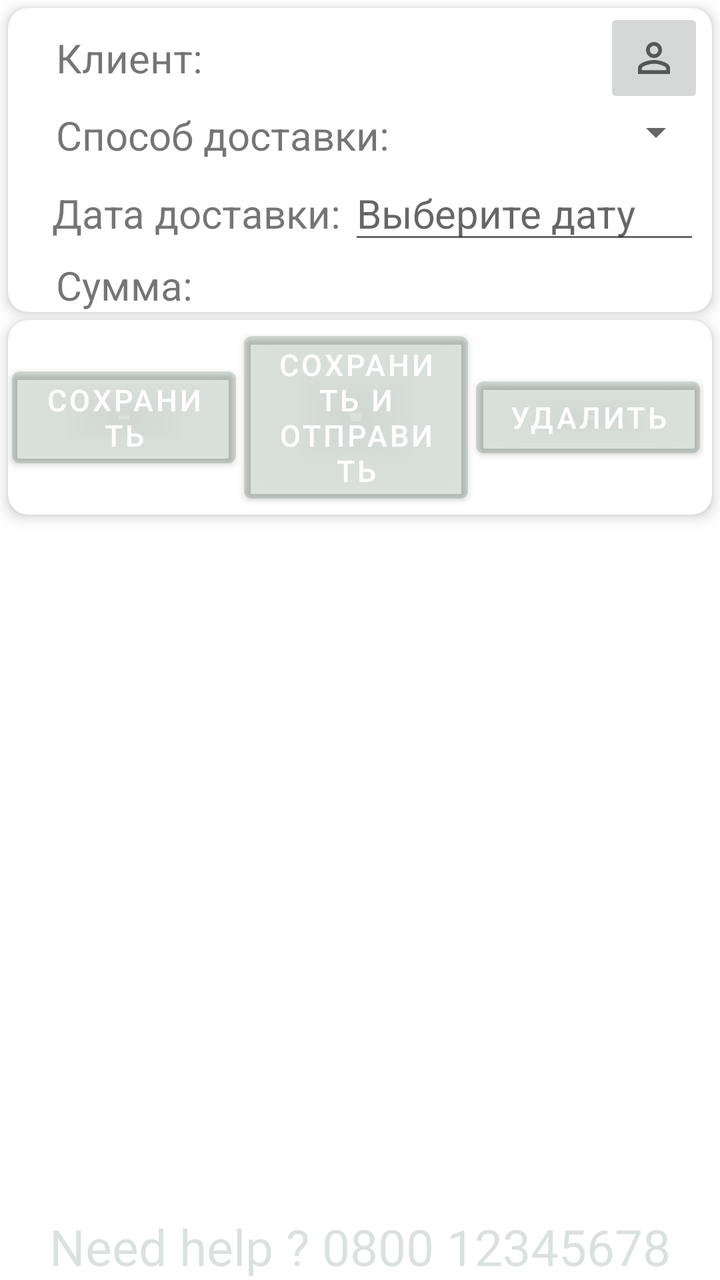
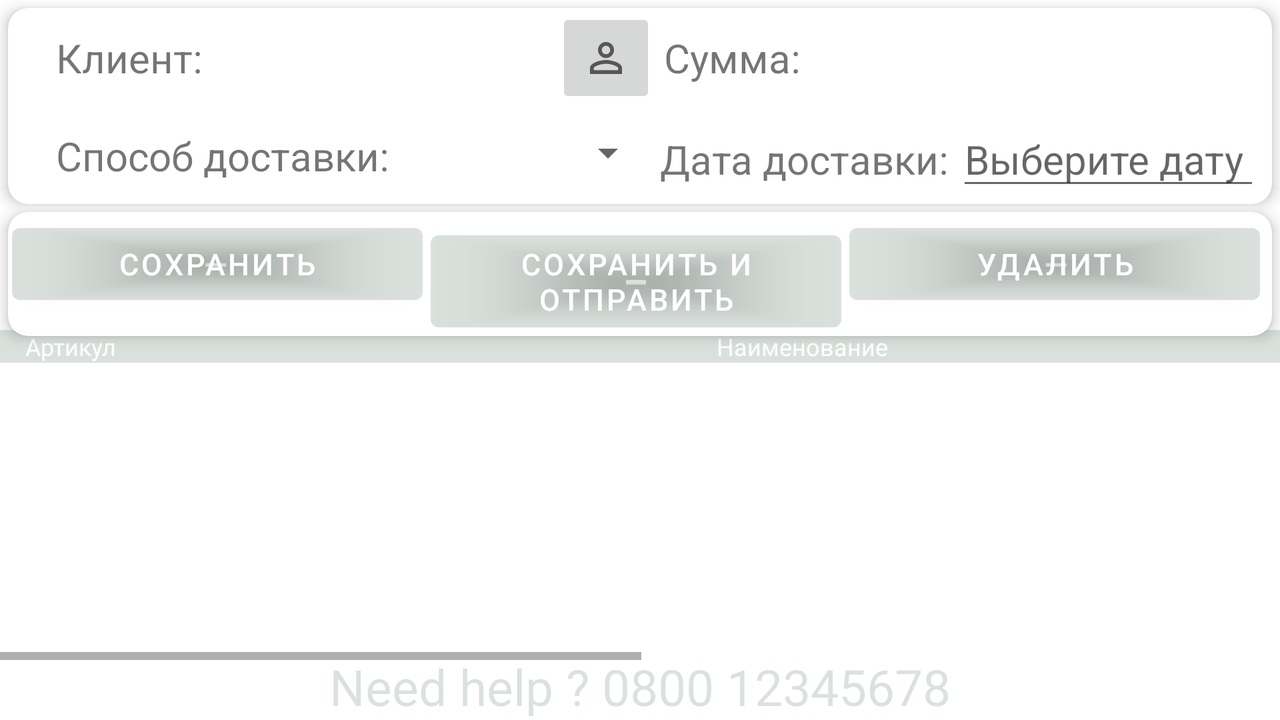

Two renders of one Android screen. The first uses the default layout on a phone; the second uses the alternative layout the repository ships for a different screen configuration, on a matching device. The two XML files are below.
<!-- AndroidManifest.xml: application theme Theme.GrandInstrument -->
<!-- res/layout/activity_cart.xml -->
<?xml version="1.0" encoding="utf-8"?>
<androidx.constraintlayout.widget.ConstraintLayout xmlns:android="http://schemas.android.com/apk/res/android"
    xmlns:app="http://schemas.android.com/apk/res-auto"
    xmlns:tools="http://schemas.android.com/tools"
    android:id="@+id/clCart"
    android:layout_width="match_parent"
    android:layout_height="match_parent"
    tools:context=".CartActivity">


    <androidx.cardview.widget.CardView
        android:id="@+id/cvOrderHeader"
        android:layout_width="match_parent"
        android:layout_height="wrap_content"
        android:layout_margin="4dp"
        android:layout_weight="1"
        app:cardCornerRadius="10dp"
        app:cardElevation="4dp"
        app:layout_constraintEnd_toEndOf="parent"
        app:layout_constraintStart_toStartOf="parent"
        app:layout_constraintTop_toTopOf="parent">

        <LinearLayout
            android:layout_width="match_parent"
            android:layout_height="wrap_content"
            android:layout_marginRight="4dp"
            android:focusable="true"
            android:focusableInTouchMode="true"
            android:orientation="vertical"
            app:layout_constraintStart_toStartOf="parent">

            <LinearLayout
                android:layout_width="match_parent"
                android:layout_height="match_parent"
                android:orientation="horizontal">

                <LinearLayout
                    android:layout_width="match_parent"
                    android:layout_height="wrap_content"
                    android:layout_marginLeft="20dp"
                    android:layout_weight="1"
                    android:orientation="vertical">


                    <LinearLayout
                        android:id="@+id/linearLayout3"
                        android:layout_width="match_parent"
                        android:layout_height="wrap_content"
                        android:orientation="horizontal"
                        app:layout_constraintBottom_toTopOf="@+id/linearLayout4"
                        app:layout_constraintEnd_toEndOf="parent"
                        app:layout_constraintStart_toStartOf="parent"
                        app:layout_constraintTop_toTopOf="parent">

                        <TextView
                            android:layout_width="90dp"
                            android:layout_height="wrap_content"
                            android:layout_marginLeft="4dp"
                            android:layout_gravity="center"
                            android:text="Клиент:"
                            android:textSize="20sp" />
                        <TextView
                            android:id="@+id/tv_codeClient"
                            android:layout_marginLeft="2dp"
                            android:layout_weight="2"
                            android:textSize="20sp"
                            android:textStyle="bold"
                            android:layout_gravity="center"
                            android:layout_width="match_parent"
                            android:layout_height="wrap_content"/>

                        <TextView
                            android:id="@+id/etClient"
                            android:layout_width="match_parent"
                            android:layout_height="wrap_content"
                            android:layout_marginLeft="4dp"
                            android:layout_weight="1"
                            android:focusable="auto"
                            android:inputType="none"
                            android:clickable="false"
                            android:layout_gravity="center"
                            android:textStyle="bold"
                            android:minWidth="100dp"
                            android:textSize="20sp" />

                        <ImageButton
                            android:id="@+id/ibSelectClient"
                            android:src="@drawable/ic_baseline_select_client_24"
                            android:layout_width="50dp"
                            android:layout_height="50dp"
                            android:contentDescription="Выбор клиента.." />

                    </LinearLayout>

                    <LinearLayout
                        android:id="@+id/linearLayout4"
                        android:layout_width="match_parent"
                        android:layout_height="wrap_content"
                        android:orientation="horizontal"
                        app:layout_constraintBottom_toTopOf="@+id/linearLayout5"
                        app:layout_constraintEnd_toEndOf="parent"
                        app:layout_constraintStart_toStartOf="parent"
                        app:layout_constraintTop_toBottomOf="@+id/linearLayout3">

                        <TextView
                            android:layout_width="wrap_content"
                            android:layout_height="wrap_content"
                            android:layout_marginLeft="4dp"
                            android:text="Способ доставки:"
                            android:textSize="20sp" />

                        <Spinner
                            android:id="@+id/sTypeOfShipment"
                            android:layout_width="match_parent"
                            android:layout_height="wrap_content"
                            android:layout_marginLeft="4dp"
                            android:layout_weight="1"
                            android:focusable="auto"
                            android:textStyle="bold"
                            android:imeOptions="actionDone"
                            android:inputType="text"
                            android:minWidth="100dp"
                            android:textSize="20sp" />

                    </LinearLayout>
                    <LinearLayout
                        android:id="@+id/linearLayout6"
                        android:layout_width="match_parent"
                        android:layout_height="wrap_content"
                        android:orientation="horizontal">

                        <TextView
                            android:layout_marginLeft="2dp"
                            android:text="Дата доставки:"
                            android:textSize="20sp"
                            android:layout_margin="2dp"
                            android:layout_width="wrap_content"
                            android:layout_height="wrap_content"/>

                        <EditText
                            android:id="@+id/etDateOfDelivery"
                            android:hint="Выберите дату"
                            android:layout_margin="2dp"
                            android:layout_width="match_parent"
                            android:layout_height="wrap_content"
                            android:textSize="20sp"
                            android:focusableInTouchMode="true"
                            android:cursorVisible="false"
                            android:focusable="false"/>


                    </LinearLayout>

                    <LinearLayout
                        android:id="@+id/linearLayout5"
                        android:layout_width="match_parent"
                        android:layout_height="wrap_content"
                        android:orientation="horizontal"
                        app:layout_constraintBottom_toBottomOf="parent"
                        app:layout_constraintEnd_toEndOf="parent"
                        app:layout_constraintStart_toStartOf="parent"
                        app:layout_constraintTop_toBottomOf="@+id/linearLayout4">

                        <TextView
                            android:layout_width="90dp"
                            android:layout_height="wrap_content"
                            android:layout_marginLeft="4dp"
                            android:text="Сумма:"
                            android:textSize="20sp" />

                        <TextView
                            android:id="@+id/etSum"
                            android:layout_width="wrap_content"
                            android:layout_height="wrap_content"
                            android:layout_marginLeft="4dp"
                            android:layout_weight="1"
                            android:focusable="auto"
                            android:minWidth="80dp"
                            android:textSize="20sp"
                            android:textStyle="bold" />
                    </LinearLayout>

                </LinearLayout>

            </LinearLayout>


        </LinearLayout>

    </androidx.cardview.widget.CardView>

    <androidx.cardview.widget.CardView
        android:id="@+id/cvOrderButton"
        android:layout_width="match_parent"
        android:layout_height="wrap_content"
        android:layout_margin="4dp"
        android:layout_weight="1"
        app:cardCornerRadius="10dp"
        app:cardElevation="4dp"
        app:layout_constraintEnd_toEndOf="parent"
        app:layout_constraintStart_toStartOf="parent"
        app:layout_constraintTop_toBottomOf="@id/cvOrderHeader">

        <LinearLayout
            android:layout_width="match_parent"
            android:layout_height="wrap_content"
            android:layout_marginRight="4dp"
            android:focusable="true"
            android:focusableInTouchMode="true"
            android:orientation="horizontal"
            app:layout_constraintStart_toStartOf="parent">

            <Button
                android:layout_gravity="center_vertical"
                android:id="@+id/btSave"
                android:text="Сохранить"
                android:textSize="15sp"
                android:onClick="btSaveOnClick"
                android:layout_weight="1"
                android:layout_margin="2dp"
                android:layout_width="match_parent"
                android:layout_height="wrap_content"/>
            <Button
                android:layout_gravity="center_vertical"
                android:id="@+id/btSaveAndSend"
                android:text="Сохранить и отправить"
                android:textSize="15sp"
                android:onClick="btSaveOnClick"
                android:layout_weight="1"
                android:layout_margin="2dp"
                android:layout_width="match_parent"
                android:layout_height="wrap_content"/>
            <Button
                android:layout_gravity="center_vertical"
                android:id="@+id/btDelete"
                android:text="Удалить"
                android:textSize="15sp"
                android:onClick="btDeleteOnClick"
                android:layout_weight="1"
                android:layout_margin="2dp"
                android:layout_width="match_parent"
                android:layout_height="wrap_content"/>




        </LinearLayout>

    </androidx.cardview.widget.CardView>


    <androidx.recyclerview.widget.RecyclerView
        android:id="@+id/order_rv"


        android:layout_width="match_parent"
        android:layout_height="match_parent"
        android:layout_marginTop="225dp"
        android:layout_marginBottom="40dp"
        app:layout_constraintBottom_toTopOf="@+id/tv_Phone"
        app:layout_constraintEnd_toEndOf="parent"
        app:layout_constraintHorizontal_bias="0.0"
        app:layout_constraintStart_toStartOf="parent"
        app:layout_constraintTop_toBottomOf="@+id/cardView"
        app:layout_constraintVertical_bias="0.0">

    </androidx.recyclerview.widget.RecyclerView>

    <TextView
        android:id="@+id/tv_Phone"
        android:layout_width="match_parent"
        android:layout_height="wrap_content"
        android:gravity="center_horizontal"
        android:text="@string/maintenance_phone"
        android:textColor="@color/grand_color"
        android:textSize="25sp"
        app:layout_constraintBottom_toBottomOf="@+id/clCart" />
</androidx.constraintlayout.widget.ConstraintLayout>
<!-- resources referenced by this layout -->
<resources>
  <color name="grand_color">#2503321A</color>
  <!-- drawable ic_baseline_select_client_24 (drawable) -->
  <vector android:height="24dp"
      android:tint="?attr/colorControlNormal"
      android:viewportHeight="24" android:viewportWidth="24"
      android:width="24dp" xmlns:android="http://schemas.android.com/apk/res/android">
      <path android:fillColor="@android:color/white" android:pathData="M12,5.9c1.16,0 2.1,0.94 2.1,2.1s-0.94,2.1 -2.1,2.1S9.9,9.16 9.9,8s0.94,-2.1 2.1,-2.1m0,9c2.97,0 6.1,1.46 6.1,2.1v1.1L5.9,18.1L5.9,17c0,-0.64 3.13,-2.1 6.1,-2.1M12,4C9.79,4 8,5.79 8,8s1.79,4 4,4 4,-1.79 4,-4 -1.79,-4 -4,-4zM12,13c-2.67,0 -8,1.34 -8,4v3h16v-3c0,-2.66 -5.33,-4 -8,-4z"/>
  </vector>
  <string name="maintenance_phone">Need help ?  0800 12345678</string>
  <style name="Theme.GrandInstrument" parent="Theme.MaterialComponents.DayNight.DarkActionBar">
          
          <item name="colorPrimary">@color/grand_color</item>
          <item name="colorPrimaryVariant">@color/purple_700</item>
          <item name="colorOnPrimary">@color/white</item>
          
          <item name="colorSecondary">@color/teal_200</item>
          <item name="colorSecondaryVariant">@color/teal_700</item>
          <item name="colorOnSecondary">@color/black</item>
          
          <item name="android:statusBarColor" tools:targetApi="l">?attr/colorPrimaryVariant</item>
          
      </style>
  <color name="purple_700">#FF3700B3</color>
  <color name="white">#FFFFFFFF</color>
  <color name="teal_200">#FF03DAC5</color>
  <color name="teal_700">#FF018786</color>
  <color name="black">#FF000000</color>
</resources>
<!-- res/layout-land/activity_cart.xml (the repository's variant of the layout above) -->
<!-- drawn on the phone turned sideways -->
<?xml version="1.0" encoding="utf-8"?>
<androidx.constraintlayout.widget.ConstraintLayout xmlns:android="http://schemas.android.com/apk/res/android"
    xmlns:app="http://schemas.android.com/apk/res-auto"
    xmlns:tools="http://schemas.android.com/tools"
    android:id="@+id/clCart"
    android:layout_width="match_parent"
    android:layout_height="match_parent"
    tools:context=".CartActivity">


    <androidx.cardview.widget.CardView
        android:id="@+id/cvOrderHeader"
        android:layout_width="match_parent"
        android:layout_height="wrap_content"
        android:layout_margin="4dp"
        android:layout_weight="1"
        app:cardCornerRadius="10dp"
        app:cardElevation="4dp"
        app:layout_constraintEnd_toEndOf="parent"
        app:layout_constraintStart_toStartOf="parent"
        app:layout_constraintTop_toTopOf="parent">

        <LinearLayout
            android:layout_width="match_parent"
            android:layout_height="wrap_content"
            android:layout_marginRight="4dp"
            android:focusable="true"
            android:focusableInTouchMode="true"
            android:orientation="horizontal"
            app:layout_constraintStart_toStartOf="parent">

            <LinearLayout
                android:layout_width="match_parent"
                android:layout_height="match_parent"
                android:orientation="vertical">

                <LinearLayout
                    android:layout_width="match_parent"
                    android:layout_height="wrap_content"
                    android:layout_marginLeft="20dp"
                    android:layout_weight="1"
                    android:orientation="horizontal">


                    <LinearLayout
                        android:id="@+id/linearLayout3"
                        android:layout_width="match_parent"
                        android:layout_height="wrap_content"
                        android:orientation="horizontal"
                        android:layout_gravity="center_vertical|center_horizontal"
                        android:layout_weight="1">

                        <TextView
                            android:layout_width="90dp"
                            android:layout_height="wrap_content"
                            android:layout_marginLeft="4dp"
                            android:layout_gravity="center"
                            android:text="Клиент:"
                            android:textSize="20sp"
                            android:textStyle="normal" />
                        <TextView
                            android:id="@+id/tv_codeClient"
                            android:layout_marginLeft="2dp"
                            android:layout_weight="2"
                            android:textSize="20sp"
                            android:textStyle="bold"
                            android:layout_gravity="center"
                            android:layout_width="match_parent"
                            android:layout_height="wrap_content"/>

                        <TextView
                            android:id="@+id/etClient"
                            android:layout_width="match_parent"
                            android:layout_height="wrap_content"
                            android:layout_marginLeft="4dp"
                            android:layout_gravity="center"
                            android:layout_weight="1"
                            android:focusable="auto"
                            android:inputType="none"
                            android:textStyle="bold"
                            android:clickable="false"
                            android:minWidth="100dp"
                            android:textSize="20sp" />
                        <ImageButton
                            android:id="@+id/ibSelectClient"
                            android:src="@drawable/ic_baseline_select_client_24"
                            android:layout_width="50dp"
                            android:layout_height="50dp"
                            android:contentDescription="Выбор клиента.." />

                    </LinearLayout>

                    <LinearLayout
                        android:id="@+id/linearLayout5"
                        android:layout_width="match_parent"
                        android:layout_height="wrap_content"
                        android:orientation="horizontal"
                        android:layout_gravity="center_vertical|center_horizontal"
                        android:layout_weight="1">

                        <TextView
                            android:layout_width="90dp"
                            android:layout_height="wrap_content"
                            android:layout_marginLeft="4dp"
                            android:text="Сумма:"
                            android:textSize="20sp" />

                        <TextView
                            android:id="@+id/etSum"
                            android:layout_width="wrap_content"
                            android:layout_height="wrap_content"
                            android:layout_marginLeft="4dp"
                            android:layout_weight="1"
                            android:focusable="auto"
                            android:imeOptions="actionDone"
                            android:textStyle="bold"
                            android:inputType="number"
                            android:minWidth="80dp"
                            android:textSize="20sp" />
                    </LinearLayout>

                </LinearLayout>
                <LinearLayout
                    android:layout_width="match_parent"
                    android:layout_height="wrap_content"
                    android:layout_marginLeft="20dp"
                    android:layout_weight="1"
                    android:orientation="horizontal">

                    <LinearLayout
                        android:id="@+id/linearLayout4"
                        android:layout_width="match_parent"
                        android:layout_height="wrap_content"
                        android:orientation="horizontal"
                        android:layout_gravity="center_vertical|center_horizontal"
                        android:layout_weight="1">

                        <TextView
                            android:layout_width="wrap_content"
                            android:layout_height="wrap_content"
                            android:layout_marginLeft="4dp"
                            android:text="Способ доставки:"
                            android:textSize="20sp" />

                        <Spinner
                            android:id="@+id/sTypeOfShipment"
                            android:layout_width="match_parent"
                            android:layout_height="wrap_content"
                            android:layout_marginLeft="4dp"
                            android:layout_weight="1"
                            android:focusable="auto"
                            android:imeOptions="actionDone"
                            android:inputType="text"
                            android:textStyle="bold"
                            android:minWidth="100dp"
                            android:textSize="20sp" />

                    </LinearLayout>

                    <LinearLayout
                        android:id="@+id/linearLayout6"
                        android:layout_width="match_parent"
                        android:layout_height="wrap_content"
                        android:layout_weight="1"
                        android:orientation="horizontal">

                        <TextView
                            android:layout_marginLeft="2dp"
                            android:text="Дата доставки:"
                            android:textSize="20sp"
                            android:layout_margin="2dp"
                            android:layout_width="wrap_content"
                            android:layout_height="wrap_content"/>

                        <EditText
                            android:id="@+id/etDateOfDelivery"
                            android:layout_width="match_parent"
                            android:layout_height="wrap_content"
                            android:layout_margin="2dp"
                            android:cursorVisible="false"
                            android:focusable="false"
                            android:focusableInTouchMode="true"
                            android:hint="Выберите дату"
                            android:textSize="20sp" />


                    </LinearLayout>

                </LinearLayout>

            </LinearLayout>

        </LinearLayout>

    </androidx.cardview.widget.CardView>

    <androidx.cardview.widget.CardView
        android:id="@+id/cvOrderButton"
        android:layout_width="match_parent"
        android:layout_height="wrap_content"
        android:layout_margin="4dp"
        android:layout_weight="1"
        app:cardCornerRadius="10dp"
        app:cardElevation="4dp"
        app:layout_constraintEnd_toEndOf="parent"
        app:layout_constraintStart_toStartOf="parent"
        app:layout_constraintTop_toBottomOf="@id/cvOrderHeader">

        <LinearLayout
            android:layout_width="match_parent"
            android:layout_height="wrap_content"
            android:layout_marginRight="4dp"
            android:focusable="true"
            android:focusableInTouchMode="true"
            android:orientation="horizontal"
            app:layout_constraintStart_toStartOf="parent">

            <Button
                android:id="@+id/btSave"
                android:text="Сохранить"
                android:textSize="15sp"
                android:onClick="btSaveOnClick"
                android:layout_weight="1"
                android:layout_margin="2dp"
                android:layout_width="match_parent"
                android:layout_height="wrap_content"/>
            <Button
                android:id="@+id/btSaveAndSend"
                android:text="Сохранить и отправить"
                android:textSize="15sp"
                android:onClick="btSaveOnClick"
                android:layout_weight="1"
                android:layout_margin="2dp"
                android:layout_width="match_parent"
                android:layout_height="wrap_content"/>
            <Button
                android:id="@+id/btDelete"
                android:text="Удалить"
                android:textSize="15sp"
                android:onClick="btDeleteOnClick"
                android:layout_weight="1"
                android:layout_margin="2dp"
                android:layout_width="match_parent"
                android:layout_height="wrap_content"/>
        </LinearLayout>

    </androidx.cardview.widget.CardView>

    <HorizontalScrollView
        android:layout_width="match_parent"
        android:layout_height="match_parent"
        android:layout_marginTop="160dp"
        android:layout_marginBottom="30dp"
        app:layout_constraintBottom_toBottomOf="parent"
        app:layout_constraintEnd_toEndOf="parent"
        app:layout_constraintStart_toStartOf="parent"
        app:layout_constraintTop_toTopOf="parent">

        <LinearLayout
            android:layout_width="match_parent"
            android:layout_height="match_parent"
            android:orientation="vertical">

            <LinearLayout
                android:layout_width="1278dp"
                android:layout_height="wrap_content"
                android:layout_marginTop="5dp"
                android:orientation="horizontal"
                android:scrollbars="horizontal|vertical"
                app:layout_constraintEnd_toEndOf="parent"
                app:layout_constraintStart_toStartOf="parent"
                app:layout_constraintTop_toTopOf="parent">

                <TextView
                    android:id="@+id/article_tv"
                    android:layout_width="70dp"
                    android:layout_height="wrap_content"
                    android:layout_gravity="center"
                    android:background="@color/grand_color"
                    android:gravity="center"
                    android:text="Артикул"
                    android:textColor="@color/grand_background"
                    android:textSize="12sp"
                    android:textStyle="normal" />

                <TextView
                    android:id="@+id/description_tv"
                    android:layout_width="match_parent"
                    android:layout_height="wrap_content"
                    android:layout_gravity="center"
                    android:layout_weight="1"
                    android:background="@color/grand_color"
                    android:gravity="center"
                    android:paddingLeft="4dp"
                    android:text="Наименование"
                    android:textColor="@color/grand_background"
                    android:textSize="12sp"
                    android:textStyle="normal" />

                <TextView
                    android:id="@+id/brand_tv"
                    android:layout_width="50dp"
                    android:layout_height="wrap_content"
                    android:layout_gravity="center"
                    android:background="@color/grand_color"
                    android:gravity="center"
                    android:text="Бренд"
                    android:textColor="@color/grand_background"
                    android:textSize="12sp"
                    android:textStyle="normal" />

                <TextView
                    android:id="@+id/categories_tv"
                    android:layout_width="100dp"
                    android:layout_height="wrap_content"
                    android:layout_gravity="center"
                    android:background="@color/grand_color"
                    android:gravity="center"
                    android:text="Категория"
                    android:textColor="@color/grand_background"
                    android:textSize="12sp"
                    android:textStyle="normal" />

                <TextView
                    android:id="@+id/price_title_tv"
                    android:layout_width="100dp"
                    android:layout_height="wrap_content"
                    android:layout_gravity="center"
                    android:background="@color/grand_color"
                    android:gravity="center"
                    android:text="Цена"
                    android:textColor="@color/grand_background"
                    android:textSize="12sp"
                    android:textStyle="normal" />

                <TextView
                    android:layout_width="200dp"
                    android:layout_height="wrap_content"
                    android:layout_gravity="center"
                    android:background="@color/grand_color"
                    android:gravity="center"
                    android:text="Количество"
                    android:textColor="@color/grand_background"
                    android:textSize="12sp"
                    android:textStyle="bold" />

                <TextView
                    android:layout_width="100dp"
                    android:layout_height="wrap_content"
                    android:layout_gravity="center"
                    android:background="@color/grand_color"
                    android:gravity="center"
                    android:text="Сумма"
                    android:textColor="@color/grand_background"
                    android:textSize="12sp"
                    android:textStyle="normal" />

            </LinearLayout>


            <androidx.recyclerview.widget.RecyclerView
                android:id="@+id/order_rv"
                android:layout_width="match_parent"
                android:layout_height="match_parent">

            </androidx.recyclerview.widget.RecyclerView>


        </LinearLayout>

    </HorizontalScrollView>

    <TextView
        android:id="@+id/tv_Phone"
        android:layout_width="match_parent"
        android:layout_height="wrap_content"
        android:gravity="center_horizontal"
        android:text="@string/maintenance_phone"
        android:textColor="@color/grand_color"
        android:textSize="25sp"
        app:layout_constraintBottom_toBottomOf="@+id/clCart" />
</androidx.constraintlayout.widget.ConstraintLayout>
<!-- resources referenced by the variant -->
<!-- as the phone turned sideways resolves them -->
<resources>
  <color name="grand_background">#FFFFFFFF</color>
  <color name="grand_color">#2503321A</color>
  <!-- drawable ic_baseline_select_client_24 (drawable) -->
  <vector android:height="24dp"
      android:tint="?attr/colorControlNormal"
      android:viewportHeight="24" android:viewportWidth="24"
      android:width="24dp" xmlns:android="http://schemas.android.com/apk/res/android">
      <path android:fillColor="@android:color/white" android:pathData="M12,5.9c1.16,0 2.1,0.94 2.1,2.1s-0.94,2.1 -2.1,2.1S9.9,9.16 9.9,8s0.94,-2.1 2.1,-2.1m0,9c2.97,0 6.1,1.46 6.1,2.1v1.1L5.9,18.1L5.9,17c0,-0.64 3.13,-2.1 6.1,-2.1M12,4C9.79,4 8,5.79 8,8s1.79,4 4,4 4,-1.79 4,-4 -1.79,-4 -4,-4zM12,13c-2.67,0 -8,1.34 -8,4v3h16v-3c0,-2.66 -5.33,-4 -8,-4z"/>
  </vector>
  <string name="maintenance_phone">Need help ?  0800 12345678</string>
  <style name="Theme.GrandInstrument" parent="Theme.MaterialComponents.DayNight.DarkActionBar">
          
          <item name="colorPrimary">@color/grand_color</item>
          <item name="colorPrimaryVariant">@color/purple_700</item>
          <item name="colorOnPrimary">@color/white</item>
          
          <item name="colorSecondary">@color/teal_200</item>
          <item name="colorSecondaryVariant">@color/teal_700</item>
          <item name="colorOnSecondary">@color/black</item>
          
          <item name="android:statusBarColor" tools:targetApi="l">?attr/colorPrimaryVariant</item>
          
      </style>
  <color name="purple_700">#FF3700B3</color>
  <color name="white">#FFFFFFFF</color>
  <color name="teal_200">#FF03DAC5</color>
  <color name="teal_700">#FF018786</color>
  <color name="black">#FF000000</color>
</resources>
